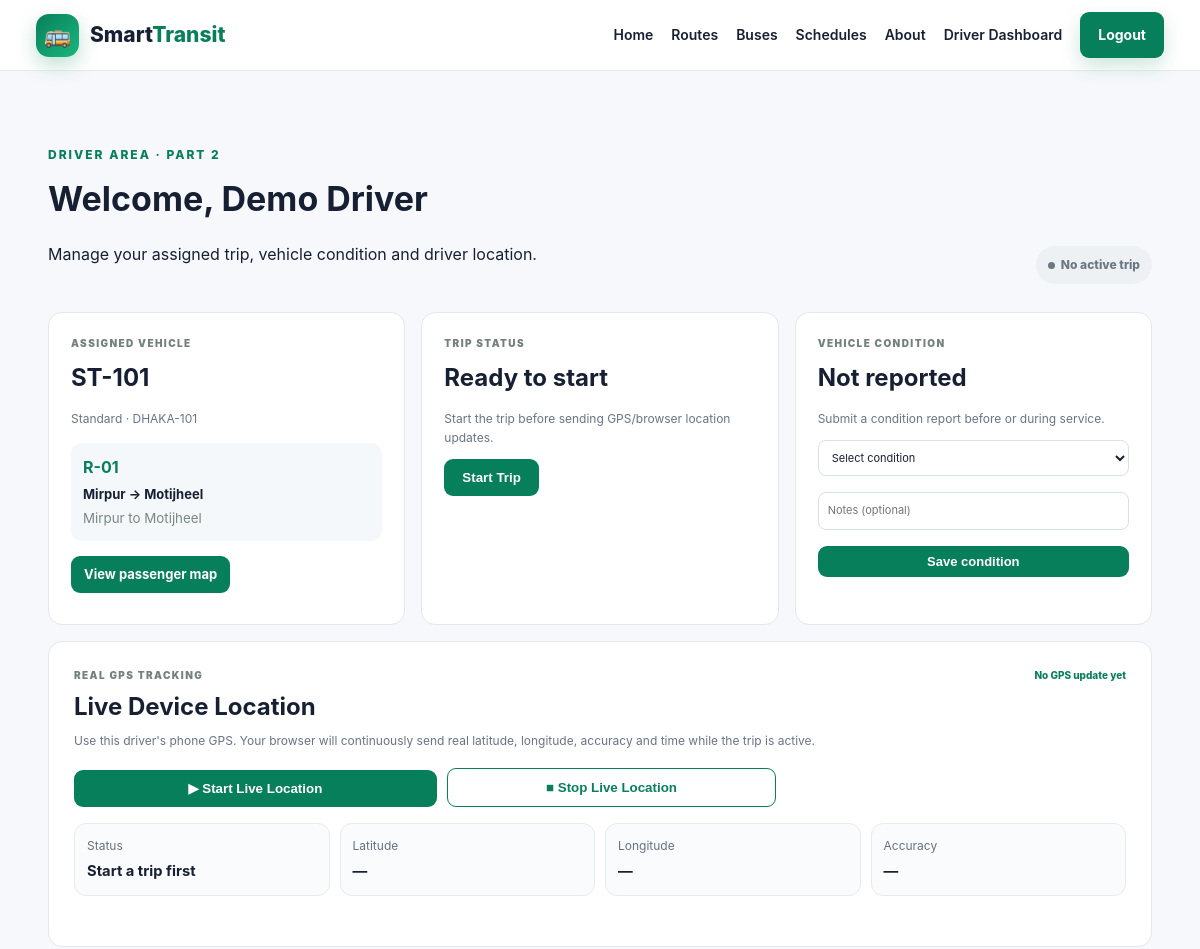
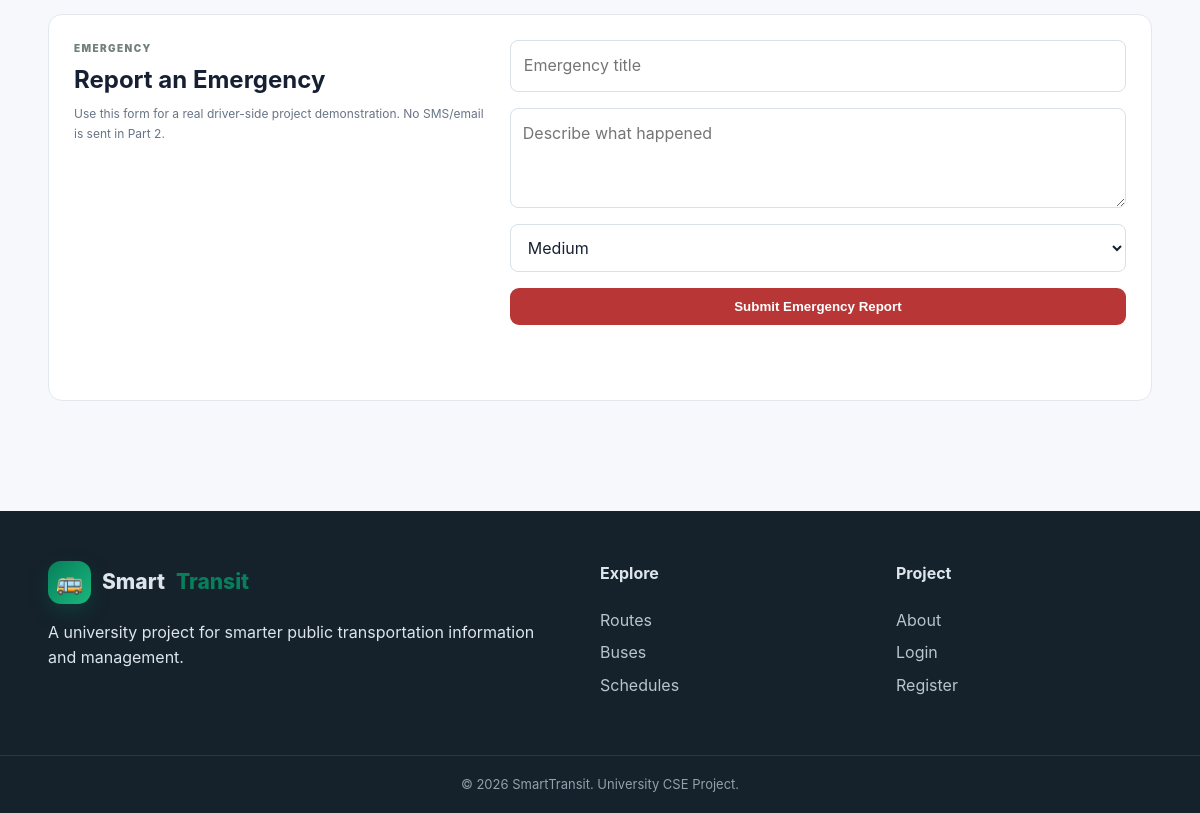
The page /driver/dashboard.php (signed in) on the database its author committed (2 pictures, top to bottom).
### tables this page shows
CREATE TABLE IF NOT EXISTS driver_assignments (
    id INT UNSIGNED AUTO_INCREMENT PRIMARY KEY,
    driver_id INT UNSIGNED NOT NULL,
    bus_id INT UNSIGNED NOT NULL,
    route_id INT UNSIGNED NOT NULL,
    status ENUM('active','inactive') NOT NULL DEFAULT 'active',
    assigned_at TIMESTAMP DEFAULT CURRENT_TIMESTAMP,
    UNIQUE KEY active_driver (driver_id,status),
    UNIQUE KEY active_bus (bus_id,status),
    FOREIGN KEY (driver_id) REFERENCES users(id) ON DELETE CASCADE,
    FOREIGN KEY (bus_id) REFERENCES buses(id) ON DELETE CASCADE,
    FOREIGN KEY (route_id) REFERENCES routes(id) ON DELETE CASCADE
);

CREATE TABLE IF NOT EXISTS buses (
    id INT UNSIGNED AUTO_INCREMENT PRIMARY KEY,
    bus_number VARCHAR(30) NOT NULL UNIQUE,
    registration_number VARCHAR(50) NOT NULL UNIQUE,
    bus_type VARCHAR(50) NOT NULL,
    capacity INT NOT NULL,
    women_only TINYINT(1) NOT NULL DEFAULT 0,
    status ENUM('active','inactive','maintenance') NOT NULL DEFAULT 'active',
    created_at TIMESTAMP DEFAULT CURRENT_TIMESTAMP
);

CREATE TABLE IF NOT EXISTS routes (
    id INT UNSIGNED AUTO_INCREMENT PRIMARY KEY,
    route_name VARCHAR(120) NOT NULL,
    route_code VARCHAR(30) NOT NULL UNIQUE,
    starting_point VARCHAR(100) NOT NULL,
    ending_point VARCHAR(100) NOT NULL,
    description TEXT,
    status ENUM('active','inactive') NOT NULL DEFAULT 'active',
    created_at TIMESTAMP DEFAULT CURRENT_TIMESTAMP
);

### includes/auth.php (called while the page is built, shortened)
<?php
function currentUser(): ?array {
    return $_SESSION['user'] ?? null;
}
?>

### includes/functions.php (called while the page is built, shortened)
<?php
function e(?string $value): string {
    return htmlspecialchars($value ?? '', ENT_QUOTES, 'UTF-8');
}
?>

### driver/dashboard.php (the view, shortened to what this page needs)
<?php
require_once __DIR__ . '/../config/database.php';
require_once __DIR__ . '/../includes/auth.php';
require_once __DIR__ . '/../includes/functions.php';
$user=currentUser();
$stmt=$pdo->prepare("SELECT da.id AS assignment_id,da.bus_id,da.route_id,b.bus_number,b.bus_type,b.registration_number,r.route_code,r.route_name,r.starting_point,r.ending_point FROM driver_assignments da JOIN buses b ON b.id=da.bus_id JOIN routes r ON r.id=da.route_id WHERE da.driver_id=? AND da.status='active' LIMIT 1");
$stmt->execute([(int)$user['id']]);
$assignment=$stmt->fetch();
$trip=null;
if($assignment){
    $stmt=$pdo->prepare("SELECT * FROM trips WHERE driver_id=? AND bus_id=? AND route_id=? AND status='active' ORDER BY id DESC LIMIT 1");
    $stmt->execute([(int)$user['id'],(int)$assignment['bus_id'],(int)$assignment['route_id']]);
    $trip=$stmt->fetch();
}
$condition=null;
if($assignment){
    $stmt=$pdo->prepare("SELECT * FROM vehicle_conditions WHERE bus_id=? ORDER BY reported_at DESC LIMIT 1");
    $stmt->execute([(int)$assignment['bus_id']]);
    $condition=$stmt->fetch();
}
$latestLocation=null;
if($assignment){
    $stmt=$pdo->prepare("SELECT * FROM live_locations WHERE bus_id=? ORDER BY updated_at DESC LIMIT 1");
    $stmt->execute([(int)$assignment['bus_id']]);
    $latestLocation=$stmt->fetch();
}
$pageTitle='Driver Dashboard'; require __DIR__ . '/../includes/header.php';
?>
<main class="section driver-page"><div class="container">
<div class="page-heading"><div><span class="eyebrow">DRIVER AREA · PART 2</span><h1>Welcome, <?= e($user['name']) ?></h1><p>Manage your assigned trip, vehicle condition and driver location.</p></div><div class="driver-status <?= $trip ? 'active' : '' ?>"><span></span><?= $trip ? 'Trip active' : 'No active trip' ?></div></div>
<?php if(!$assignment): ?>
<div class="alert error"><strong>No active assignment.</strong><br>Your account does not currently have an assigned bus and route. Part 3 can expand assignment management.</div>
<?php else: ?>
<div class="driver-grid">
<section class="panel assignment-card"><div class="card-kicker">ASSIGNED VEHICLE</div><h2><?= e($assignment['bus_number']) ?></h2><p><?= e($assignment['bus_type']) ?> · <?= e($assignment['registration_number']) ?></p><div class="assignment-route"><strong><?= e($assignment['route_code']) ?></strong><span><?= e($assignment['starting_point']) ?> → <?= e($assignment['ending_point']) ?></span><small><?= e($assignment['route_name']) ?></small></div><a class="btn btn-small" href="../passenger/live-tracking.php?bus_id=<?= (int)$assignment['bus_id'] ?>">View passenger map</a></section>
<section class="panel trip-card"><div class="card-kicker">TRIP STATUS</div><h2><?= $trip ? 'Active trip' : 'Ready to start' ?></h2><?php if($trip): ?><p>Started: <?= e($trip['start_time']) ?></p><button class="btn danger-btn" id="endTripBtn">End Trip</button><?php else: ?><p>Start the trip before sending GPS/browser location updates.</p><button class="btn" id="startTripBtn">Start Trip</button><?php endif; ?><div id="tripMessage" class="form-message"></div></section>
<section class="panel condition-card"><div class="card-kicker">VEHICLE CONDITION</div><h2><?= $condition ? e($condition['condition_status']) : 'Not reported' ?></h2><p><?= $condition ? e($condition['notes']) : 'Submit a condition report before or during service.' ?></p><form id="conditionForm" class="form-grid compact-form"><select name="condition_status" required><option value="">Select condition</option><option>Good</option><option>Needs Attention</option><option>Maintenance Required</option></select><input name="notes" maxlength="500" placeholder="Notes (optional)"><button class="btn btn-small">Save condition</button></form><div id="conditionMessage" class="form-message"></div></section>
</div>
<section class="panel location-card">
<div class="location-header"><div><div class="card-kicker">REAL GPS TRACKING</div><h2>Live Device Location</h2><p>Use this driver's phone GPS. Your browser will continuously send real latitude, longitude, accuracy and time while the trip is active.</p></div><span class="location-time" id="locationTime"><?= $latestLocation ? 'Last: '.e($latestLocation['last_updated'] ?? $latestLocation['updated_at']) : 'No GPS update yet' ?></span></div>
<div class="location-controls">
<button class="btn" id="startLiveBtn" <?= $trip ? '' : 'disabled' ?>>▶ Start Live Location</button>
<button class="btn btn-outline" id="stopLiveBtn" disabled>■ Stop Live Location</button>
</div>
<div class="gps-readout">
<div><span>Status</span><strong id="gpsStatus"><?= $trip ? 'Ready — GPS not started' : 'Start a trip first' ?></strong></div>
<div><span>Latitude</span><strong id="gpsLat">—</strong></div>
<div><span>Longitude</span><strong id="gpsLng">—</strong></div>
<div><span>Accuracy</span><strong id="gpsAccuracy">—</strong></div>
</div>
<div id="locationMessage" class="form-message"></div>
</section>
<section class="panel emergency-card"><div><div class="card-kicker">EMERGENCY</div><h2>Report an Emergency</h2><p>Use this form for a real driver-side project demonstration. No SMS/email is sent in Part 2.</p></div><form id="emergencyForm" class="form-grid emergency-form"><input name="title" maxlength="150" required placeholder="Emergency title"><textarea name="description" maxlength="2000" required placeholder="Describe what happened"></textarea><select name="severity"><option>Low</option><option selected>Medium</option><option>High</option><option>Critical</option></select><button class="btn danger-btn">Submit Emergency Report</button></form><div id="emergencyMessage" class="form-message"></div></section>
<?php endif; ?>
</div></main>
<?php require __DIR__ . '/../includes/footer.php'; ?>

### assets/css/style.css (style rules this page uses)
* { box-sizing:border-box }
html { scroll-behavior:smooth }
body { margin:0;font-family:Inter,Segoe UI,Arial,sans-serif;background:#f6f8fb;color:#172033;line-height:1.6 }
a { color:inherit;text-decoration:none }
.container { width:min(1120px,92%);margin:auto }
.nav-button,.btn { background:#087f5b;color:#fff;border:0;border-radius:9px;padding:11px 18px;font-weight:700;cursor:pointer;display:inline-block }
.eyebrow { font-size:12px;letter-spacing:2px;font-weight:800;color:#087f5b }
.btn-outline { background:transparent;color:#087f5b;border:1px solid #087f5b }
.btn-small { padding:8px 13px;font-size:13px }
.section { padding:70px 0 }
.section-heading h2,.page-heading h1 { margin:5px 0;font-size:34px }
input,select { width:100%;padding:12px 13px;border:1px solid #d8e0e8;border-radius:8px;background:#fff;font:inherit;color:inherit;outline:none }
.feature-card,.info-card,.route-card,.bus-card,.panel,.stat-card,.action-card { background:#fff;border:1px solid #e3e8ee;border-radius:14px }
.form-grid { display:grid;gap:16px }
.page-heading { display:flex;justify-content:space-between;align-items:end;margin-bottom:28px }
.panel { padding:25px }
.tracking-label,.card-kicker { font-size:10px;letter-spacing:1.4px;font-weight:900;color:#73807b }
.driver-page { background:#f6f8fb }
.driver-grid { display:grid;grid-template-columns:repeat(3,1fr);gap:16px }
.driver-grid .panel { padding:22px }
.assignment-card h2,.trip-card h2,.condition-card h2 { margin:8px 0 2px }
.assignment-card p,.trip-card p,.condition-card p { color:#687486;font-size:12px }
.assignment-route { display:grid;gap:3px;background:#f5f8fa;border-radius:10px;padding:12px;margin:15px 0 }
.assignment-route strong { color:#087f5b }
.assignment-route span { font-size:13px;font-weight:700 }
.assignment-route small { color:#7a8782 }
.driver-status { font-size:12px;font-weight:800;padding:9px 12px;border-radius:999px;background:#eef1f4;color:#6b7882 }
.driver-status span { display:inline-block;width:7px;height:7px;border-radius:50%;background:currentColor;margin-right:6px }
.danger-btn { background:#b93636 }
.location-card { margin-top:16px }
.location-header { display:flex;justify-content:space-between;gap:20px;align-items:flex-start }
.location-header h2,.emergency-card h2 { margin:5px 0 }
.location-header p,.emergency-card p { color:#687486;font-size:12px;margin:0 }
.location-time { font-size:10px;color:#087f5b;font-weight:800 }
.location-controls { display:grid;grid-template-columns:1.1fr 1fr 1fr auto;gap:10px;align-items:end;margin-top:18px }
.form-message { margin-top:9px;font-size:11px;min-height:16px }
.compact-form { margin-top:12px }
.compact-form select,.compact-form input { padding:9px;font-size:11px }
.emergency-card { margin-top:16px;display:grid;grid-template-columns:.8fr 1.2fr;gap:25px }
.emergency-form textarea { min-height:100px;resize:vertical;padding:12px;border:1px solid #d8e0e8;border-radius:8px;font:inherit }
.gps-readout { display:grid;grid-template-columns:repeat(4,1fr);gap:10px;margin-top:16px }
.gps-readout>div { padding:12px;border:1px solid #e7eaee;border-radius:12px;background:#fafbfc }
.gps-readout span { display:block;font-size:.75rem;color:#667085 }
.gps-readout strong { display:block;margin-top:4px;font-size:.92rem;word-break:break-word }

### rows shown on the page
driver_assignments: bus.bus_number "ST-101", bus.bus_type "Standard", bus.registration_number "DHAKA-101", route.route_code "R-01", route.starting_point "Mirpur", route.ending_point "Motijheel", route.route_name "Mirpur to Motijheel"

### other values the page prints
$user['name'] "Demo Driver"
